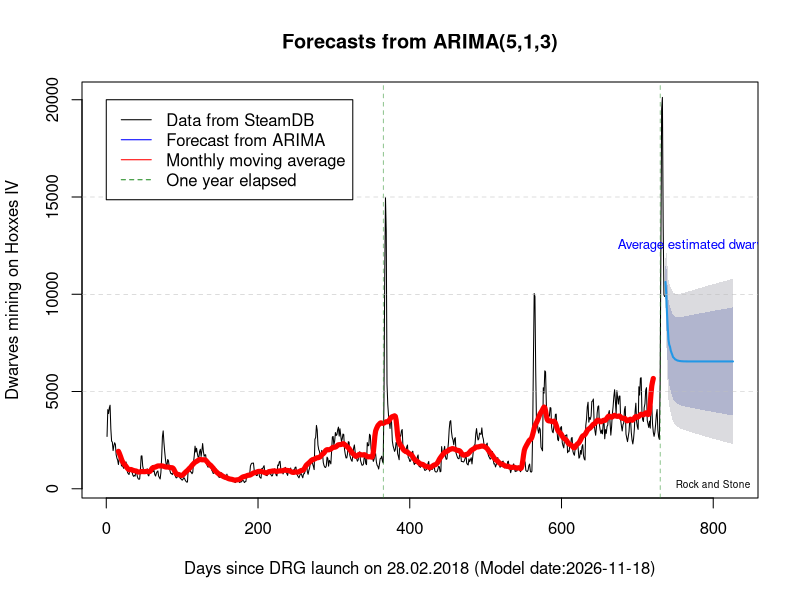

R code for this plot:
#Setup

setwd("~/00 Privat/spiele/drg/model 1")

#Import

data <- read.csv(file = "chart.csv", sep = ";", header = TRUE)

data_selection <- data[455:length(data[,2]),1:2]

#Analysis

require(forecast)

ma <- ma(data_selection[,2], 30)

model <- auto.arima(data_selection[,2])

forecast_period <- 90

model_forecast <- round(median(forecast(model, h = forecast_period)$mean))

png(sprintf("drg_model_%4s.png", Sys.Date()), width = 1600, height = 800)

plot(forecast(model, h = forecast_period), ylab = "Dwarves mining on Hoxxes IV", xlab = sprintf("Days since DRG launch on 28.02.2018 (Model date:%4s)", Sys.Date()), lwd = 1)
lines(ma, col = "red", lwd = 5)
abline(v = c(365,365*2), col = "forestgreen", lty = 2, lwd = 0.5)
abline(h = c(5000, 10000, 15000), col = "grey", lty = 2, lwd = 0.5)
legend(0, 20000, legend=c("Data from SteamDB", "Forecast from ARIMA", "Monthly moving average", "One year elapsed"), col=c("black", "blue", "red", "forestgreen"), lty=c(1, 1, 1, 2), cex=1)
text(800, 250, "Rock and Stone", cex=0.6)
text(800, 12500, sprintf("Average estimated dwarves:%d", model_forecast), col = "blue", cex=0.8)

dev.off()
